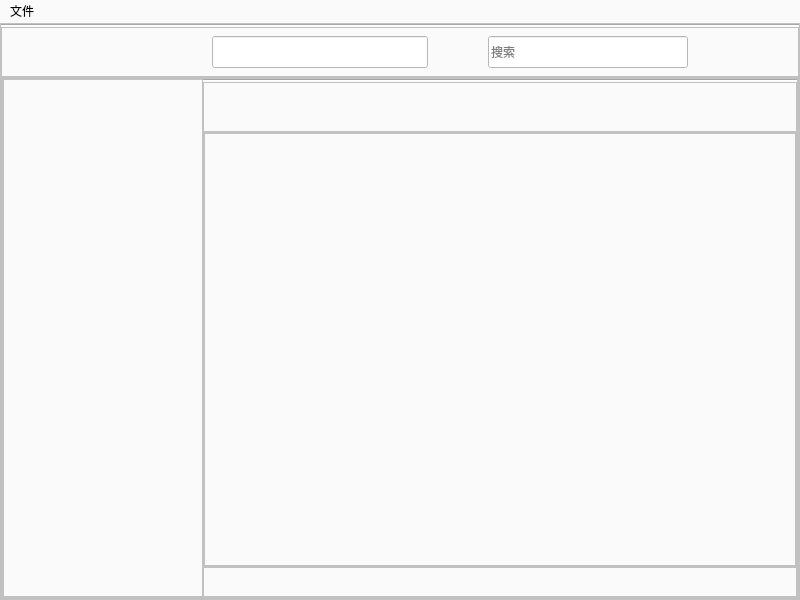
<?xml version="1.0" encoding="UTF-8"?>
<ui version="4.0">
 <class>MainWindow</class>
 <widget class="QMainWindow" name="MainWindow">
  <property name="geometry">
   <rect>
    <x>0</x>
    <y>0</y>
    <width>800</width>
    <height>600</height>
   </rect>
  </property>
  <property name="windowTitle">
   <string>MainWindow</string>
  </property>
  <property name="styleSheet">
   <string notr="true">background-color: rgb(250, 250, 250);</string>
  </property>
  <widget class="QWidget" name="centralwidget">
   <property name="styleSheet">
    <string notr="true">background-color: rgb(250, 250, 250);</string>
   </property>
   <layout class="QVBoxLayout" name="verticalLayout">
    <property name="spacing">
     <number>0</number>
    </property>
    <property name="leftMargin">
     <number>0</number>
    </property>
    <property name="topMargin">
     <number>0</number>
    </property>
    <property name="rightMargin">
     <number>0</number>
    </property>
    <property name="bottomMargin">
     <number>0</number>
    </property>
    <item>
     <widget class="QFrame" name="frame">
      <property name="styleSheet">
       <string notr="true">background-color: rgb(250, 250, 250);</string>
      </property>
      <property name="frameShape">
       <enum>QFrame::StyledPanel</enum>
      </property>
      <property name="frameShadow">
       <enum>QFrame::Raised</enum>
      </property>
      <layout class="QVBoxLayout" name="verticalLayout_2">
       <property name="spacing">
        <number>0</number>
       </property>
       <property name="leftMargin">
        <number>0</number>
       </property>
       <property name="topMargin">
        <number>0</number>
       </property>
       <property name="rightMargin">
        <number>0</number>
       </property>
       <property name="bottomMargin">
        <number>0</number>
       </property>
       <item>
        <widget class="Line" name="line_2">
         <property name="orientation">
          <enum>Qt::Horizontal</enum>
         </property>
        </widget>
       </item>
       <item>
        <widget class="QFrame" name="frame_3">
         <property name="sizePolicy">
          <sizepolicy hsizetype="Expanding" vsizetype="Fixed">
           <horstretch>0</horstretch>
           <verstretch>0</verstretch>
          </sizepolicy>
         </property>
         <property name="minimumSize">
          <size>
           <width>0</width>
           <height>50</height>
          </size>
         </property>
         <property name="maximumSize">
          <size>
           <width>16777215</width>
           <height>50</height>
          </size>
         </property>
         <property name="styleSheet">
          <string notr="true">background-color: rgb(250, 250, 250);</string>
         </property>
         <property name="frameShape">
          <enum>QFrame::StyledPanel</enum>
         </property>
         <property name="frameShadow">
          <enum>QFrame::Raised</enum>
         </property>
         <layout class="QHBoxLayout" name="horizontalLayout">
          <property name="spacing">
           <number>10</number>
          </property>
          <property name="leftMargin">
           <number>10</number>
          </property>
          <property name="topMargin">
           <number>5</number>
          </property>
          <property name="rightMargin">
           <number>10</number>
          </property>
          <property name="bottomMargin">
           <number>5</number>
          </property>
          <item>
           <widget class="QPushButton" name="pushButton_arrowleft">
            <property name="sizePolicy">
             <sizepolicy hsizetype="Fixed" vsizetype="Fixed">
              <horstretch>0</horstretch>
              <verstretch>0</verstretch>
             </sizepolicy>
            </property>
            <property name="minimumSize">
             <size>
              <width>40</width>
              <height>40</height>
             </size>
            </property>
            <property name="maximumSize">
             <size>
              <width>40</width>
              <height>40</height>
             </size>
            </property>
            <property name="toolTip">
             <string>&lt;html&gt;&lt;head/&gt;&lt;body&gt;&lt;p&gt;&lt;span style=&quot; font-size:10pt;&quot;&gt;后退&lt;/span&gt;&lt;/p&gt;&lt;/body&gt;&lt;/html&gt;</string>
            </property>
            <property name="styleSheet">
             <string notr="true">QPushButton{background:#FAFAFA;border-radius:5px;}QPushButton:hover{background:#F0F0F0;}</string>
            </property>
            <property name="text">
             <string/>
            </property>
            <property name="icon">
             <iconset>
              <normaloff>icons/arrowleft.ico</normaloff>icons/arrowleft.ico</iconset>
            </property>
            <property name="iconSize">
             <size>
              <width>32</width>
              <height>32</height>
             </size>
            </property>
           </widget>
          </item>
          <item>
           <widget class="QPushButton" name="pushButton_arrowright">
            <property name="sizePolicy">
             <sizepolicy hsizetype="Fixed" vsizetype="Fixed">
              <horstretch>0</horstretch>
              <verstretch>0</verstretch>
             </sizepolicy>
            </property>
            <property name="minimumSize">
             <size>
              <width>40</width>
              <height>40</height>
             </size>
            </property>
            <property name="maximumSize">
             <size>
              <width>40</width>
              <height>40</height>
             </size>
            </property>
            <property name="toolTip">
             <string>&lt;html&gt;&lt;head/&gt;&lt;body&gt;&lt;p&gt;&lt;span style=&quot; font-size:10pt;&quot;&gt;前进&lt;/span&gt;&lt;/p&gt;&lt;/body&gt;&lt;/html&gt;</string>
            </property>
            <property name="styleSheet">
             <string notr="true">QPushButton{background:#FAFAFA;border-radius:5px;}QPushButton:hover{background:#F0F0F0;}</string>
            </property>
            <property name="text">
             <string/>
            </property>
            <property name="icon">
             <iconset>
              <normaloff>icons/arrowright.ico</normaloff>icons/arrowright.ico</iconset>
            </property>
            <property name="iconSize">
             <size>
              <width>32</width>
              <height>32</height>
             </size>
            </property>
           </widget>
          </item>
          <item>
           <widget class="QPushButton" name="pushButton_arrowup">
            <property name="sizePolicy">
             <sizepolicy hsizetype="Fixed" vsizetype="Fixed">
              <horstretch>0</horstretch>
              <verstretch>0</verstretch>
             </sizepolicy>
            </property>
            <property name="minimumSize">
             <size>
              <width>40</width>
              <height>40</height>
             </size>
            </property>
            <property name="maximumSize">
             <size>
              <width>40</width>
              <height>40</height>
             </size>
            </property>
            <property name="toolTip">
             <string>&lt;html&gt;&lt;head/&gt;&lt;body&gt;&lt;p&gt;&lt;span style=&quot; font-size:10pt;&quot;&gt;上移&lt;/span&gt;&lt;/p&gt;&lt;/body&gt;&lt;/html&gt;</string>
            </property>
            <property name="styleSheet">
             <string notr="true">QPushButton{background:#FAFAFA;border-radius:5px;}QPushButton:hover{background:#F0F0F0;}</string>
            </property>
            <property name="text">
             <string/>
            </property>
            <property name="icon">
             <iconset>
              <normaloff>icons/arrowup.ico</normaloff>icons/arrowup.ico</iconset>
            </property>
            <property name="iconSize">
             <size>
              <width>32</width>
              <height>32</height>
             </size>
            </property>
           </widget>
          </item>
          <item>
           <widget class="QPushButton" name="pushButton_refresh">
            <property name="sizePolicy">
             <sizepolicy hsizetype="Fixed" vsizetype="Fixed">
              <horstretch>0</horstretch>
              <verstretch>0</verstretch>
             </sizepolicy>
            </property>
            <property name="minimumSize">
             <size>
              <width>40</width>
              <height>40</height>
             </size>
            </property>
            <property name="maximumSize">
             <size>
              <width>40</width>
              <height>40</height>
             </size>
            </property>
            <property name="toolTip">
             <string>&lt;html&gt;&lt;head/&gt;&lt;body&gt;&lt;p&gt;&lt;span style=&quot; font-size:10pt;&quot;&gt;刷新&lt;/span&gt;&lt;/p&gt;&lt;/body&gt;&lt;/html&gt;</string>
            </property>
            <property name="styleSheet">
             <string notr="true">QPushButton{background:#FAFAFA;border-radius:5px;}QPushButton:hover{background:#F0F0F0;}</string>
            </property>
            <property name="text">
             <string/>
            </property>
            <property name="icon">
             <iconset>
              <normaloff>icons/refrech.ico</normaloff>icons/refrech.ico</iconset>
            </property>
            <property name="iconSize">
             <size>
              <width>32</width>
              <height>32</height>
             </size>
            </property>
           </widget>
          </item>
          <item>
           <widget class="QLineEdit" name="lineEdit_path">
            <property name="minimumSize">
             <size>
              <width>150</width>
              <height>32</height>
             </size>
            </property>
            <property name="maximumSize">
             <size>
              <width>16777215</width>
              <height>32</height>
             </size>
            </property>
            <property name="styleSheet">
             <string notr="true">background-color: rgb(255, 255, 255);</string>
            </property>
            <property name="maxLength">
             <number>16777215</number>
            </property>
            <property name="readOnly">
             <bool>false</bool>
            </property>
           </widget>
          </item>
          <item>
           <widget class="QPushButton" name="pushButton_textcopy">
            <property name="sizePolicy">
             <sizepolicy hsizetype="Fixed" vsizetype="Fixed">
              <horstretch>0</horstretch>
              <verstretch>0</verstretch>
             </sizepolicy>
            </property>
            <property name="minimumSize">
             <size>
              <width>40</width>
              <height>40</height>
             </size>
            </property>
            <property name="maximumSize">
             <size>
              <width>40</width>
              <height>40</height>
             </size>
            </property>
            <property name="toolTip">
             <string>&lt;html&gt;&lt;head/&gt;&lt;body&gt;&lt;p&gt;&lt;span style=&quot; font-size:10pt;&quot;&gt;复制路径&lt;/span&gt;&lt;/p&gt;&lt;/body&gt;&lt;/html&gt;</string>
            </property>
            <property name="styleSheet">
             <string notr="true">QPushButton{background:#FAFAFA;border-radius:5px;}QPushButton:hover{background:#F0F0F0;}</string>
            </property>
            <property name="text">
             <string/>
            </property>
            <property name="icon">
             <iconset>
              <normaloff>icons/text_copy.ico</normaloff>icons/text_copy.ico</iconset>
            </property>
            <property name="iconSize">
             <size>
              <width>32</width>
              <height>32</height>
             </size>
            </property>
           </widget>
          </item>
          <item>
           <widget class="QLineEdit" name="lineEdit_search">
            <property name="minimumSize">
             <size>
              <width>50</width>
              <height>32</height>
             </size>
            </property>
            <property name="maximumSize">
             <size>
              <width>200</width>
              <height>32</height>
             </size>
            </property>
            <property name="toolTip">
             <string/>
            </property>
            <property name="whatsThis">
             <string/>
            </property>
            <property name="layoutDirection">
             <enum>Qt::RightToLeft</enum>
            </property>
            <property name="styleSheet">
             <string notr="true">background-color: rgb(255, 255, 255);</string>
            </property>
            <property name="placeholderText">
             <string>搜索</string>
            </property>
           </widget>
          </item>
          <item>
           <widget class="QPushButton" name="pushButton_search">
            <property name="sizePolicy">
             <sizepolicy hsizetype="Fixed" vsizetype="Fixed">
              <horstretch>0</horstretch>
              <verstretch>0</verstretch>
             </sizepolicy>
            </property>
            <property name="minimumSize">
             <size>
              <width>40</width>
              <height>40</height>
             </size>
            </property>
            <property name="maximumSize">
             <size>
              <width>40</width>
              <height>40</height>
             </size>
            </property>
            <property name="toolTip">
             <string>&lt;html&gt;&lt;head/&gt;&lt;body&gt;&lt;p&gt;&lt;span style=&quot; font-size:10pt;&quot;&gt;搜索&lt;/span&gt;&lt;/p&gt;&lt;/body&gt;&lt;/html&gt;</string>
            </property>
            <property name="layoutDirection">
             <enum>Qt::RightToLeft</enum>
            </property>
            <property name="styleSheet">
             <string notr="true">QPushButton{background:#FAFAFA;border-radius:5px;}QPushButton:hover{background:#F0F0F0;}</string>
            </property>
            <property name="text">
             <string/>
            </property>
            <property name="icon">
             <iconset>
              <normaloff>icons/search.ico</normaloff>icons/search.ico</iconset>
            </property>
            <property name="iconSize">
             <size>
              <width>32</width>
              <height>32</height>
             </size>
            </property>
           </widget>
          </item>
          <item>
           <widget class="QPushButton" name="pushButton_setting">
            <property name="sizePolicy">
             <sizepolicy hsizetype="Fixed" vsizetype="Fixed">
              <horstretch>0</horstretch>
              <verstretch>0</verstretch>
             </sizepolicy>
            </property>
            <property name="minimumSize">
             <size>
              <width>40</width>
              <height>40</height>
             </size>
            </property>
            <property name="maximumSize">
             <size>
              <width>40</width>
              <height>40</height>
             </size>
            </property>
            <property name="toolTip">
             <string>&lt;html&gt;&lt;head/&gt;&lt;body&gt;&lt;p&gt;&lt;span style=&quot; font-size:10pt;&quot;&gt;设置&lt;/span&gt;&lt;/p&gt;&lt;/body&gt;&lt;/html&gt;</string>
            </property>
            <property name="layoutDirection">
             <enum>Qt::RightToLeft</enum>
            </property>
            <property name="styleSheet">
             <string notr="true">QPushButton{background:#FAFAFA;border-radius:5px;}QPushButton:hover{background:#F0F0F0;}</string>
            </property>
            <property name="text">
             <string/>
            </property>
            <property name="icon">
             <iconset>
              <normaloff>icons/setting.ico</normaloff>icons/setting.ico</iconset>
            </property>
            <property name="iconSize">
             <size>
              <width>32</width>
              <height>32</height>
             </size>
            </property>
           </widget>
          </item>
         </layout>
        </widget>
       </item>
       <item>
        <widget class="QFrame" name="frame_2">
         <property name="sizePolicy">
          <sizepolicy hsizetype="Preferred" vsizetype="Expanding">
           <horstretch>0</horstretch>
           <verstretch>10</verstretch>
          </sizepolicy>
         </property>
         <property name="styleSheet">
          <string notr="true">background-color: rgb(250, 250, 250);</string>
         </property>
         <property name="frameShape">
          <enum>QFrame::StyledPanel</enum>
         </property>
         <property name="frameShadow">
          <enum>QFrame::Raised</enum>
         </property>
         <layout class="QHBoxLayout" name="horizontalLayout_2">
          <property name="spacing">
           <number>0</number>
          </property>
          <property name="leftMargin">
           <number>0</number>
          </property>
          <property name="topMargin">
           <number>0</number>
          </property>
          <property name="rightMargin">
           <number>0</number>
          </property>
          <property name="bottomMargin">
           <number>0</number>
          </property>
          <item>
           <widget class="QFrame" name="frame_4">
            <property name="minimumSize">
             <size>
              <width>150</width>
              <height>0</height>
             </size>
            </property>
            <property name="maximumSize">
             <size>
              <width>200</width>
              <height>16777215</height>
             </size>
            </property>
            <property name="frameShape">
             <enum>QFrame::StyledPanel</enum>
            </property>
            <property name="frameShadow">
             <enum>QFrame::Raised</enum>
            </property>
            <layout class="QVBoxLayout" name="verticalLayout_3">
             <property name="spacing">
              <number>0</number>
             </property>
             <property name="leftMargin">
              <number>0</number>
             </property>
             <property name="topMargin">
              <number>0</number>
             </property>
             <property name="rightMargin">
              <number>0</number>
             </property>
             <property name="bottomMargin">
              <number>0</number>
             </property>
             <item>
              <widget class="QTreeWidget" name="treeWidget">
               <property name="minimumSize">
                <size>
                 <width>300</width>
                 <height>0</height>
                </size>
               </property>
               <property name="maximumSize">
                <size>
                 <width>500</width>
                 <height>16777215</height>
                </size>
               </property>
               <property name="font">
                <font>
                 <pointsize>11</pointsize>
                </font>
               </property>
               <property name="styleSheet">
                <string notr="true">background-color: rgb(250, 250, 250);</string>
               </property>
               <property name="horizontalScrollBarPolicy">
                <enum>Qt::ScrollBarAlwaysOff</enum>
               </property>
               <attribute name="headerVisible">
                <bool>false</bool>
               </attribute>
               <column>
                <property name="text">
                 <string notr="true">1</string>
                </property>
               </column>
              </widget>
             </item>
            </layout>
           </widget>
          </item>
          <item>
           <widget class="QFrame" name="frame_5">
            <property name="maximumSize">
             <size>
              <width>16777215</width>
              <height>16777215</height>
             </size>
            </property>
            <property name="frameShape">
             <enum>QFrame::StyledPanel</enum>
            </property>
            <property name="frameShadow">
             <enum>QFrame::Raised</enum>
            </property>
            <layout class="QVBoxLayout" name="verticalLayout_4">
             <property name="spacing">
              <number>0</number>
             </property>
             <property name="leftMargin">
              <number>0</number>
             </property>
             <property name="topMargin">
              <number>0</number>
             </property>
             <property name="rightMargin">
              <number>0</number>
             </property>
             <property name="bottomMargin">
              <number>0</number>
             </property>
             <item>
              <widget class="Line" name="line">
               <property name="orientation">
                <enum>Qt::Horizontal</enum>
               </property>
              </widget>
             </item>
             <item>
              <widget class="QFrame" name="frame_6">
               <property name="sizePolicy">
                <sizepolicy hsizetype="Preferred" vsizetype="Expanding">
                 <horstretch>0</horstretch>
                 <verstretch>0</verstretch>
                </sizepolicy>
               </property>
               <property name="maximumSize">
                <size>
                 <width>16777215</width>
                 <height>50</height>
                </size>
               </property>
               <property name="frameShape">
                <enum>QFrame::StyledPanel</enum>
               </property>
               <property name="frameShadow">
                <enum>QFrame::Raised</enum>
               </property>
               <layout class="QHBoxLayout" name="horizontalLayout_3">
                <property name="spacing">
                 <number>10</number>
                </property>
                <property name="leftMargin">
                 <number>10</number>
                </property>
                <property name="topMargin">
                 <number>5</number>
                </property>
                <property name="rightMargin">
                 <number>10</number>
                </property>
                <property name="bottomMargin">
                 <number>5</number>
                </property>
                <item>
                 <widget class="QPushButton" name="pushButton_add">
                  <property name="sizePolicy">
                   <sizepolicy hsizetype="Fixed" vsizetype="Fixed">
                    <horstretch>0</horstretch>
                    <verstretch>0</verstretch>
                   </sizepolicy>
                  </property>
                  <property name="minimumSize">
                   <size>
                    <width>40</width>
                    <height>40</height>
                   </size>
                  </property>
                  <property name="maximumSize">
                   <size>
                    <width>40</width>
                    <height>40</height>
                   </size>
                  </property>
                  <property name="toolTip">
                   <string>&lt;html&gt;&lt;head/&gt;&lt;body&gt;&lt;p&gt;&lt;span style=&quot; font-size:10pt;&quot;&gt;新建&lt;/span&gt;&lt;/p&gt;&lt;/body&gt;&lt;/html&gt;</string>
                  </property>
                  <property name="styleSheet">
                   <string notr="true">QPushButton{background:#FAFAFA;border-radius:5px;}QPushButton:hover{background:#F0F0F0;}</string>
                  </property>
                  <property name="text">
                   <string/>
                  </property>
                  <property name="icon">
                   <iconset>
                    <normaloff>icons/add.ico</normaloff>icons/add.ico</iconset>
                  </property>
                  <property name="iconSize">
                   <size>
                    <width>32</width>
                    <height>32</height>
                   </size>
                  </property>
                 </widget>
                </item>
                <item>
                 <widget class="QPushButton" name="pushButton_cut">
                  <property name="sizePolicy">
                   <sizepolicy hsizetype="Fixed" vsizetype="Fixed">
                    <horstretch>0</horstretch>
                    <verstretch>0</verstretch>
                   </sizepolicy>
                  </property>
                  <property name="minimumSize">
                   <size>
                    <width>40</width>
                    <height>40</height>
                   </size>
                  </property>
                  <property name="maximumSize">
                   <size>
                    <width>40</width>
                    <height>40</height>
                   </size>
                  </property>
                  <property name="toolTip">
                   <string>&lt;html&gt;&lt;head/&gt;&lt;body&gt;&lt;p&gt;&lt;span style=&quot; font-size:10pt;&quot;&gt;剪切&lt;/span&gt;&lt;/p&gt;&lt;/body&gt;&lt;/html&gt;</string>
                  </property>
                  <property name="styleSheet">
                   <string notr="true">QPushButton{background:#FAFAFA;border-radius:5px;}QPushButton:hover{background:#F0F0F0;}</string>
                  </property>
                  <property name="text">
                   <string/>
                  </property>
                  <property name="icon">
                   <iconset>
                    <normaloff>icons/cut.ico</normaloff>icons/cut.ico</iconset>
                  </property>
                  <property name="iconSize">
                   <size>
                    <width>32</width>
                    <height>32</height>
                   </size>
                  </property>
                 </widget>
                </item>
                <item>
                 <widget class="QPushButton" name="pushButton_copy">
                  <property name="sizePolicy">
                   <sizepolicy hsizetype="Fixed" vsizetype="Fixed">
                    <horstretch>0</horstretch>
                    <verstretch>0</verstretch>
                   </sizepolicy>
                  </property>
                  <property name="minimumSize">
                   <size>
                    <width>40</width>
                    <height>40</height>
                   </size>
                  </property>
                  <property name="maximumSize">
                   <size>
                    <width>40</width>
                    <height>40</height>
                   </size>
                  </property>
                  <property name="toolTip">
                   <string>&lt;html&gt;&lt;head/&gt;&lt;body&gt;&lt;p&gt;&lt;span style=&quot; font-size:10pt;&quot;&gt;复制&lt;/span&gt;&lt;/p&gt;&lt;/body&gt;&lt;/html&gt;</string>
                  </property>
                  <property name="styleSheet">
                   <string notr="true">QPushButton{background:#FAFAFA;border-radius:5px;}QPushButton:hover{background:#F0F0F0;}</string>
                  </property>
                  <property name="text">
                   <string/>
                  </property>
                  <property name="icon">
                   <iconset>
                    <normaloff>icons/copy.ico</normaloff>icons/copy.ico</iconset>
                  </property>
                  <property name="iconSize">
                   <size>
                    <width>32</width>
                    <height>32</height>
                   </size>
                  </property>
                 </widget>
                </item>
                <item>
                 <widget class="QPushButton" name="pushButton_paste">
                  <property name="sizePolicy">
                   <sizepolicy hsizetype="Fixed" vsizetype="Fixed">
                    <horstretch>0</horstretch>
                    <verstretch>0</verstretch>
                   </sizepolicy>
                  </property>
                  <property name="minimumSize">
                   <size>
                    <width>40</width>
                    <height>40</height>
                   </size>
                  </property>
                  <property name="maximumSize">
                   <size>
                    <width>40</width>
                    <height>40</height>
                   </size>
                  </property>
                  <property name="toolTip">
                   <string>&lt;html&gt;&lt;head/&gt;&lt;body&gt;&lt;p&gt;&lt;span style=&quot; font-size:10pt;&quot;&gt;粘贴&lt;/span&gt;&lt;/p&gt;&lt;/body&gt;&lt;/html&gt;</string>
                  </property>
                  <property name="styleSheet">
                   <string notr="true">QPushButton{background:#FAFAFA;border-radius:5px;}QPushButton:hover{background:#F0F0F0;}</string>
                  </property>
                  <property name="text">
                   <string/>
                  </property>
                  <property name="icon">
                   <iconset>
                    <normaloff>icons/paste.ico</normaloff>icons/paste.ico</iconset>
                  </property>
                  <property name="iconSize">
                   <size>
                    <width>32</width>
                    <height>32</height>
                   </size>
                  </property>
                 </widget>
                </item>
                <item>
                 <widget class="QPushButton" name="pushButton_rename">
                  <property name="sizePolicy">
                   <sizepolicy hsizetype="Fixed" vsizetype="Fixed">
                    <horstretch>0</horstretch>
                    <verstretch>0</verstretch>
                   </sizepolicy>
                  </property>
                  <property name="minimumSize">
                   <size>
                    <width>40</width>
                    <height>40</height>
                   </size>
                  </property>
                  <property name="maximumSize">
                   <size>
                    <width>40</width>
                    <height>40</height>
                   </size>
                  </property>
                  <property name="toolTip">
                   <string>&lt;html&gt;&lt;head/&gt;&lt;body&gt;&lt;p&gt;&lt;span style=&quot; font-size:10pt;&quot;&gt;重命名&lt;/span&gt;&lt;/p&gt;&lt;/body&gt;&lt;/html&gt;</string>
                  </property>
                  <property name="styleSheet">
                   <string notr="true">QPushButton{background:#FAFAFA;border-radius:5px;}QPushButton:hover{background:#F0F0F0;}</string>
                  </property>
                  <property name="text">
                   <string/>
                  </property>
                  <property name="icon">
                   <iconset>
                    <normaloff>icons/rename.ico</normaloff>icons/rename.ico</iconset>
                  </property>
                  <property name="iconSize">
                   <size>
                    <width>32</width>
                    <height>32</height>
                   </size>
                  </property>
                 </widget>
                </item>
                <item>
                 <widget class="QPushButton" name="pushButton_delete">
                  <property name="sizePolicy">
                   <sizepolicy hsizetype="Fixed" vsizetype="Fixed">
                    <horstretch>0</horstretch>
                    <verstretch>0</verstretch>
                   </sizepolicy>
                  </property>
                  <property name="minimumSize">
                   <size>
                    <width>40</width>
                    <height>40</height>
                   </size>
                  </property>
                  <property name="maximumSize">
                   <size>
                    <width>40</width>
                    <height>40</height>
                   </size>
                  </property>
                  <property name="toolTip">
                   <string>&lt;html&gt;&lt;head/&gt;&lt;body&gt;&lt;p&gt;&lt;span style=&quot; font-size:10pt;&quot;&gt;删除&lt;/span&gt;&lt;/p&gt;&lt;/body&gt;&lt;/html&gt;</string>
                  </property>
                  <property name="styleSheet">
                   <string notr="true">QPushButton{background:#FAFAFA;border-radius:5px;}QPushButton:hover{background:#F0F0F0;}</string>
                  </property>
                  <property name="text">
                   <string/>
                  </property>
                  <property name="icon">
                   <iconset>
                    <normaloff>icons/delete.ico</normaloff>icons/delete.ico</iconset>
                  </property>
                  <property name="iconSize">
                   <size>
                    <width>32</width>
                    <height>32</height>
                   </size>
                  </property>
                 </widget>
                </item>
                <item>
                 <widget class="QPushButton" name="pushButton_details">
                  <property name="sizePolicy">
                   <sizepolicy hsizetype="Fixed" vsizetype="Fixed">
                    <horstretch>0</horstretch>
                    <verstretch>0</verstretch>
                   </sizepolicy>
                  </property>
                  <property name="minimumSize">
                   <size>
                    <width>40</width>
                    <height>40</height>
                   </size>
                  </property>
                  <property name="maximumSize">
                   <size>
                    <width>40</width>
                    <height>40</height>
                   </size>
                  </property>
                  <property name="toolTip">
                   <string>&lt;html&gt;&lt;head/&gt;&lt;body&gt;&lt;p&gt;&lt;span style=&quot; font-size:10pt;&quot;&gt;详细信息&lt;/span&gt;&lt;/p&gt;&lt;/body&gt;&lt;/html&gt;</string>
                  </property>
                  <property name="styleSheet">
                   <string notr="true">QPushButton{background:#FAFAFA;border-radius:5px;}QPushButton:hover{background:#F0F0F0;}</string>
                  </property>
                  <property name="text">
                   <string/>
                  </property>
                  <property name="icon">
                   <iconset>
                    <normaloff>icons/details.ico</normaloff>icons/details.ico</iconset>
                  </property>
                  <property name="iconSize">
                   <size>
                    <width>32</width>
                    <height>32</height>
                   </size>
                  </property>
                 </widget>
                </item>
                <item>
                 <spacer name="horizontalSpacer">
                  <property name="orientation">
                   <enum>Qt::Horizontal</enum>
                  </property>
                  <property name="sizeHint" stdset="0">
                   <size>
                    <width>40</width>
                    <height>20</height>
                   </size>
                  </property>
                 </spacer>
                </item>
                <item>
                 <widget class="QPushButton" name="pushButton_more">
                  <property name="sizePolicy">
                   <sizepolicy hsizetype="Fixed" vsizetype="Fixed">
                    <horstretch>0</horstretch>
                    <verstretch>0</verstretch>
                   </sizepolicy>
                  </property>
                  <property name="minimumSize">
                   <size>
                    <width>40</width>
                    <height>40</height>
                   </size>
                  </property>
                  <property name="maximumSize">
                   <size>
                    <width>40</width>
                    <height>40</height>
                   </size>
                  </property>
                  <property name="toolTip">
                   <string>&lt;html&gt;&lt;head/&gt;&lt;body&gt;&lt;p&gt;&lt;span style=&quot; font-size:10pt;&quot;&gt;更多&lt;/span&gt;&lt;/p&gt;&lt;/body&gt;&lt;/html&gt;</string>
                  </property>
                  <property name="styleSheet">
                   <string notr="true">QPushButton{background:#FAFAFA;border-radius:5px;}QPushButton:hover{background:#F0F0F0;}</string>
                  </property>
                  <property name="text">
                   <string/>
                  </property>
                  <property name="icon">
                   <iconset>
                    <normaloff>icons/more.ico</normaloff>icons/more.ico</iconset>
                  </property>
                  <property name="iconSize">
                   <size>
                    <width>32</width>
                    <height>32</height>
                   </size>
                  </property>
                 </widget>
                </item>
               </layout>
              </widget>
             </item>
             <item>
              <widget class="QFrame" name="frame_7">
               <property name="frameShape">
                <enum>QFrame::StyledPanel</enum>
               </property>
               <property name="frameShadow">
                <enum>QFrame::Raised</enum>
               </property>
               <layout class="QHBoxLayout" name="horizontalLayout_5">
                <property name="spacing">
                 <number>0</number>
                </property>
                <property name="leftMargin">
                 <number>0</number>
                </property>
                <property name="topMargin">
                 <number>0</number>
                </property>
                <property name="rightMargin">
                 <number>0</number>
                </property>
                <property name="bottomMargin">
                 <number>0</number>
                </property>
                <item>
                 <widget class="QTableWidget" name="tableWidget">
                  <property name="frameShape">
                   <enum>QFrame::StyledPanel</enum>
                  </property>
                  <property name="frameShadow">
                   <enum>QFrame::Sunken</enum>
                  </property>
                  <property name="verticalScrollBarPolicy">
                   <enum>Qt::ScrollBarAsNeeded</enum>
                  </property>
                 </widget>
                </item>
               </layout>
              </widget>
             </item>
             <item>
              <widget class="QFrame" name="frame_8">
               <property name="minimumSize">
                <size>
                 <width>0</width>
                 <height>30</height>
                </size>
               </property>
               <property name="maximumSize">
                <size>
                 <width>16777215</width>
                 <height>30</height>
                </size>
               </property>
               <property name="frameShape">
                <enum>QFrame::StyledPanel</enum>
               </property>
               <property name="frameShadow">
                <enum>QFrame::Raised</enum>
               </property>
               <layout class="QHBoxLayout" name="horizontalLayout_4">
                <property name="spacing">
                 <number>0</number>
                </property>
                <property name="leftMargin">
                 <number>10</number>
                </property>
                <property name="topMargin">
                 <number>0</number>
                </property>
                <property name="rightMargin">
                 <number>10</number>
                </property>
                <property name="bottomMargin">
                 <number>0</number>
                </property>
                <item>
                 <widget class="QLabel" name="label_status">
                  <property name="text">
                   <string/>
                  </property>
                 </widget>
                </item>
               </layout>
              </widget>
             </item>
            </layout>
           </widget>
          </item>
         </layout>
        </widget>
       </item>
      </layout>
     </widget>
    </item>
   </layout>
  </widget>
  <widget class="QMenuBar" name="menubar">
   <property name="geometry">
    <rect>
     <x>0</x>
     <y>0</y>
     <width>800</width>
     <height>26</height>
    </rect>
   </property>
   <widget class="QMenu" name="menu">
    <property name="font">
     <font>
      <pointsize>11</pointsize>
     </font>
    </property>
    <property name="title">
     <string>文件</string>
    </property>
    <addaction name="actionnew"/>
   </widget>
   <addaction name="menu"/>
  </widget>
  <action name="actionnew">
   <property name="text">
    <string>new</string>
   </property>
   <property name="font">
    <font>
     <family>Agency FB</family>
     <pointsize>11</pointsize>
    </font>
   </property>
  </action>
 </widget>
 <resources>
  <include location="images.qrc"/>
 </resources>
 <connections/>
</ui>
